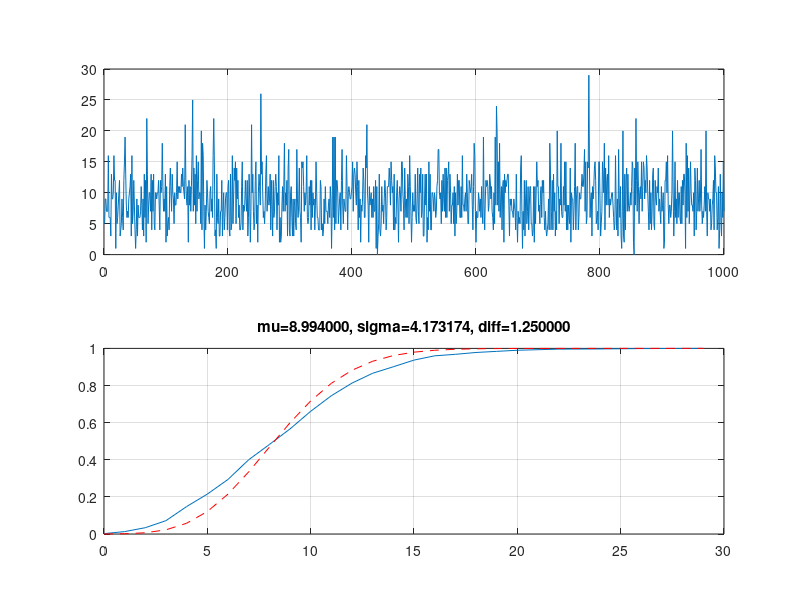

Source code (MATLAB):
function q_rel = ir_stat_test(p, sz, N, M)
% https://ru.wikipedia.org/wiki/%D0%91%D0%B8%D0%BD%D0%BE%D0%BC%D0%B8%D0%B0%D0%BB%D1%8C%D0%BD%D0%BE%D0%B5_%D1%80%D0%B0%D1%81%D0%BF%D1%80%D0%B5%D0%B4%D0%B5%D0%BB%D0%B5%D0%BD%D0%B8%D0%B5

if nargin<1
	p = 0.1;
end
if nargin<2
	sz = [100 100];
end
if nargin<3
	N = 1000;
end
if nargin<4
	M = 3;
end

p_med = 0;
for i = ceil(M*M/2) : M*M
	p_med = p_med + nchoosek(M*M,i)*(p^i)*((1-p)^(M*M-i));
end
disp(p_med);
p_med1 = 1 - binocdf(floor(M*M/2), M*M, p);

graph = zeros(N,1);
for n = 1:N
	pp = rand(sz+M*2)<p;

	pp = medfilt2(pp, [M M]);

	pp(:,[1:M end-M+1:end]) = [];
	pp([1:M end-M+1:end],:) = [];

%	pp = median(rand([sz M*M])<p, 3);

	ss = sum(pp(:));
	graph(n) = ss;
end

qq = quantile(graph,[0.1 0.9]);
qq1 = binoinv([0.1 0.9],numel(pp),p_med);
q_rel = diff(qq)/diff(qq1);

if nargout<1
	figure('Units','normalized', 'Position',[0 0 1 1]);
	subplot(2,1,1);
	plot(graph);
	grid('on');
	subplot(2,1,2);
	[hy,hx]=ecdf(graph);
	[~,mu,sigma] = zscore(graph);
	plot(hx,hy);
	grid('on');
	hold('on');
	plot(hx(1):hx(end),binocdf(hx(1):hx(end),numel(pp),p_med),'r--');
	title(sprintf('mu=%f, sigma=%f, diff=%f',mu,sigma, q_rel ), 'interpreter','none');
end
